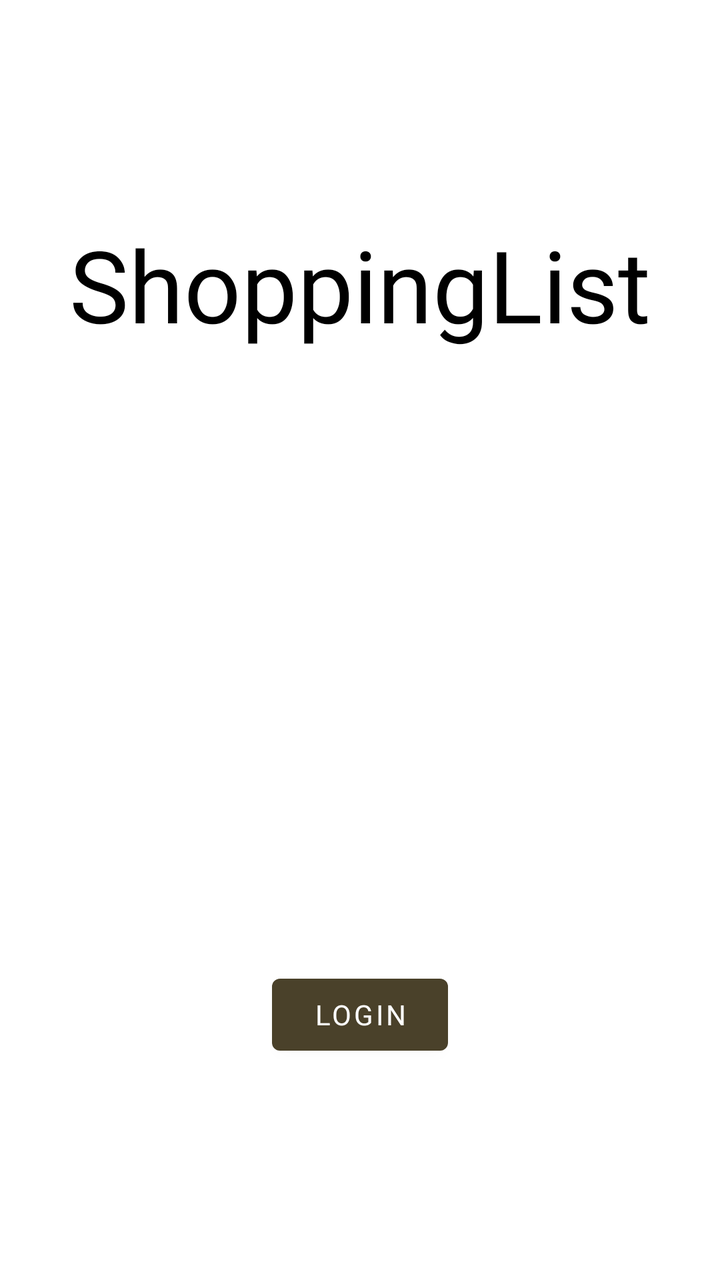
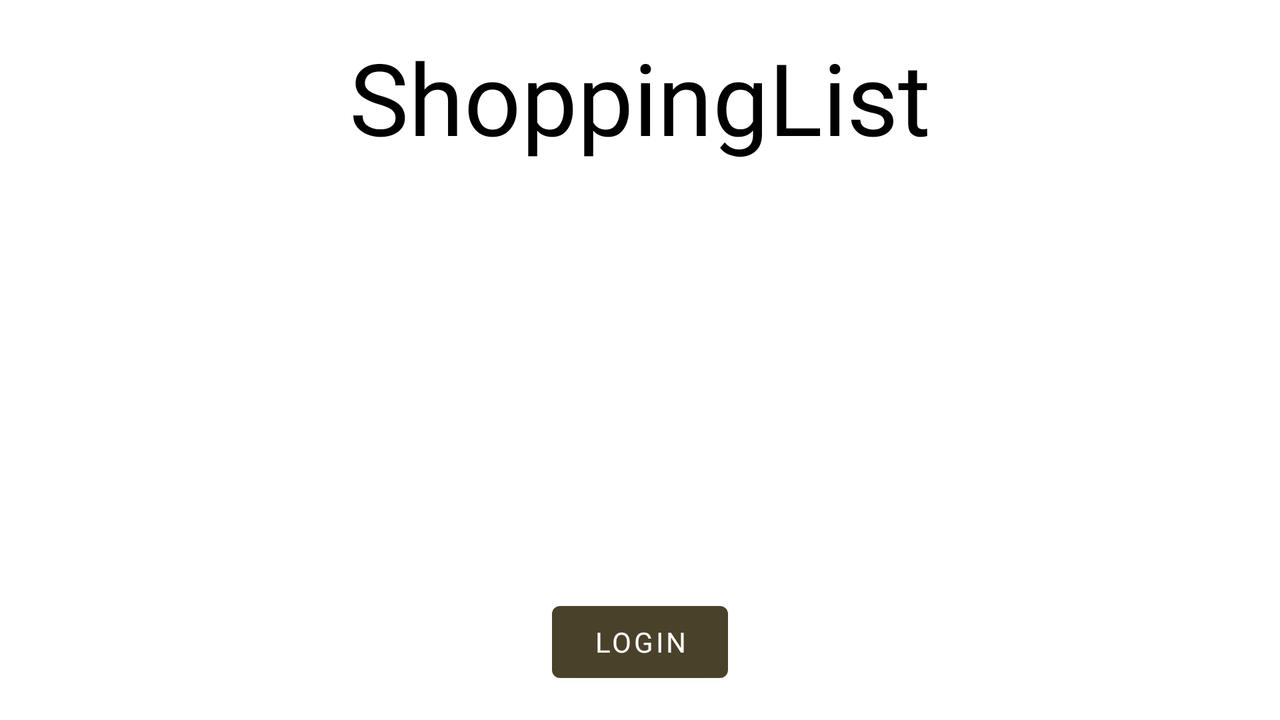

An Android layout and its configuration variant, each rendered on a device that would load it. The default file and the variant file are quoted in full after the pictures.
<!-- AndroidManifest.xml: application theme Theme.ShoppingList -->
<!-- res/layout/activity_login.xml -->
<?xml version="1.0" encoding="utf-8"?>
<androidx.constraintlayout.widget.ConstraintLayout xmlns:android="http://schemas.android.com/apk/res/android"
    xmlns:app="http://schemas.android.com/apk/res-auto"
    xmlns:tools="http://schemas.android.com/tools"
    android:layout_width="match_parent"
    android:layout_height="match_parent"
    tools:context=".activities.LoginActivity">

    <Button
        android:id="@+id/signInButton"
        android:layout_width="wrap_content"
        android:layout_height="wrap_content"
        android:layout_marginBottom="30dp"
        android:fontFamily="@font/inter"
        android:text="@string/loginButton"
        app:layout_constraintBottom_toBottomOf="parent"
        app:layout_constraintEnd_toEndOf="parent"
        app:layout_constraintHorizontal_bias="0.5"
        app:layout_constraintStart_toStartOf="parent"
        app:layout_constraintTop_toBottomOf="@+id/loginImage" />

    <TextView
        android:id="@+id/loginTitle"
        android:layout_width="0dp"
        android:layout_height="80dp"
        android:layout_marginTop="30dp"
        android:fontFamily="@font/inter"
        android:text="@string/loginTitle"
        android:textAlignment="center"
        android:textSize="50sp"
        app:layout_constraintBottom_toTopOf="@+id/loginImage"
        app:layout_constraintEnd_toEndOf="parent"
        app:layout_constraintHorizontal_bias="1.0"
        app:layout_constraintStart_toStartOf="parent"
        app:layout_constraintTop_toTopOf="parent" />

    <ImageView
        android:id="@+id/loginImage"
        android:layout_width="wrap_content"
        android:layout_height="wrap_content"
        android:layout_marginBottom="137dp"
        android:src="@drawable/kurv"
        app:layout_constraintBottom_toTopOf="@+id/signInButton"
        app:layout_constraintEnd_toEndOf="parent"
        app:layout_constraintStart_toStartOf="parent"
        app:layout_constraintTop_toBottomOf="@+id/loginTitle" />

</androidx.constraintlayout.widget.ConstraintLayout>
<!-- resources referenced by this layout -->
<resources>
  <string name="loginButton">Login</string>
  <string name="loginTitle">ShoppingList</string>
  <style name="Theme.ShoppingList" parent="Theme.MaterialComponents.DayNight.NoActionBar">
          
          <item name="colorPrimary">@color/brownish</item>
          <item name="colorPrimaryVariant">@color/brownish</item>
          <item name="colorOnPrimary">@color/white</item>
          
          <item name="colorSecondary">@color/teal_200</item>
          <item name="colorSecondaryVariant">@color/teal_700</item>
          <item name="colorOnSecondary">@color/black</item>
          
          <item name="android:statusBarColor" tools:targetApi="l">?attr/colorPrimaryVariant</item>
          
          <item name="android:textColor">@color/black</item>
          <item name="alertDialogTheme">@style/AlertDialogTheme</item>
      </style>
  <color name="brownish">#4A412A</color>
  <color name="white">#FFFFFFFF</color>
  <color name="teal_200">#FF03DAC5</color>
  <color name="teal_700">#FF018786</color>
  <color name="black">#FF000000</color>
  <style name="AlertDialogTheme" parent="ThemeOverlay.MaterialComponents.Dialog.Alert">
          <item name="buttonBarNegativeButtonStyle">@style/NegativeButtonStyle</item>
          <item name="buttonBarNeutralButtonStyle">@style/PositiveButtonStyle</item>
          <item name="buttonBarPositiveButtonStyle">@style/PositiveButtonStyle</item>
      </style>
  <style name="NegativeButtonStyle" parent="Widget.MaterialComponents.Button.TextButton.Dialog">
          <item name="android:textColor">@color/black</item>
      </style>
  <style name="PositiveButtonStyle" parent="Widget.MaterialComponents.Button.TextButton.Dialog">
          <item name="android:textColor">@color/black</item>
      </style>
</resources>
<!-- res/layout-land/activity_login.xml (the repository's variant of the layout above) -->
<!-- drawn on the phone turned sideways -->
<?xml version="1.0" encoding="utf-8"?>
<androidx.constraintlayout.widget.ConstraintLayout xmlns:android="http://schemas.android.com/apk/res/android"
    xmlns:app="http://schemas.android.com/apk/res-auto"
    xmlns:tools="http://schemas.android.com/tools"
    android:layout_width="match_parent"
    android:layout_height="match_parent"
    tools:context=".activities.LoginActivity">

    <Button
        android:id="@+id/signInButton"
        android:layout_width="wrap_content"
        android:layout_height="wrap_content"
        android:layout_marginBottom="15dp"
        android:fontFamily="@font/inter"
        android:text="@string/loginButton"
        app:layout_constraintBottom_toBottomOf="parent"
        app:layout_constraintEnd_toEndOf="parent"
        app:layout_constraintHorizontal_bias="0.5"
        app:layout_constraintStart_toStartOf="parent" />

    <TextView
        android:id="@+id/loginTitle"
        android:layout_width="0dp"
        android:layout_height="80dp"
        android:layout_marginTop="15dp"
        android:fontFamily="@font/inter"
        android:text="@string/loginTitle"
        android:textAlignment="center"
        android:textSize="50sp"
        app:layout_constraintBottom_toTopOf="@+id/loginImage"
        app:layout_constraintEnd_toEndOf="parent"
        app:layout_constraintHorizontal_bias="1.0"
        app:layout_constraintStart_toStartOf="parent"
        app:layout_constraintTop_toTopOf="parent" />

    <ImageView
        android:id="@+id/loginImage"
        android:layout_width="0dp"
        android:layout_height="0dp"
        android:layout_marginBottom="15dp"
        android:src="@drawable/kurv"
        app:layout_constraintBottom_toTopOf="@+id/signInButton"
        app:layout_constraintEnd_toEndOf="parent"
        app:layout_constraintStart_toStartOf="parent"
        app:layout_constraintTop_toBottomOf="@+id/loginTitle" />

</androidx.constraintlayout.widget.ConstraintLayout>
